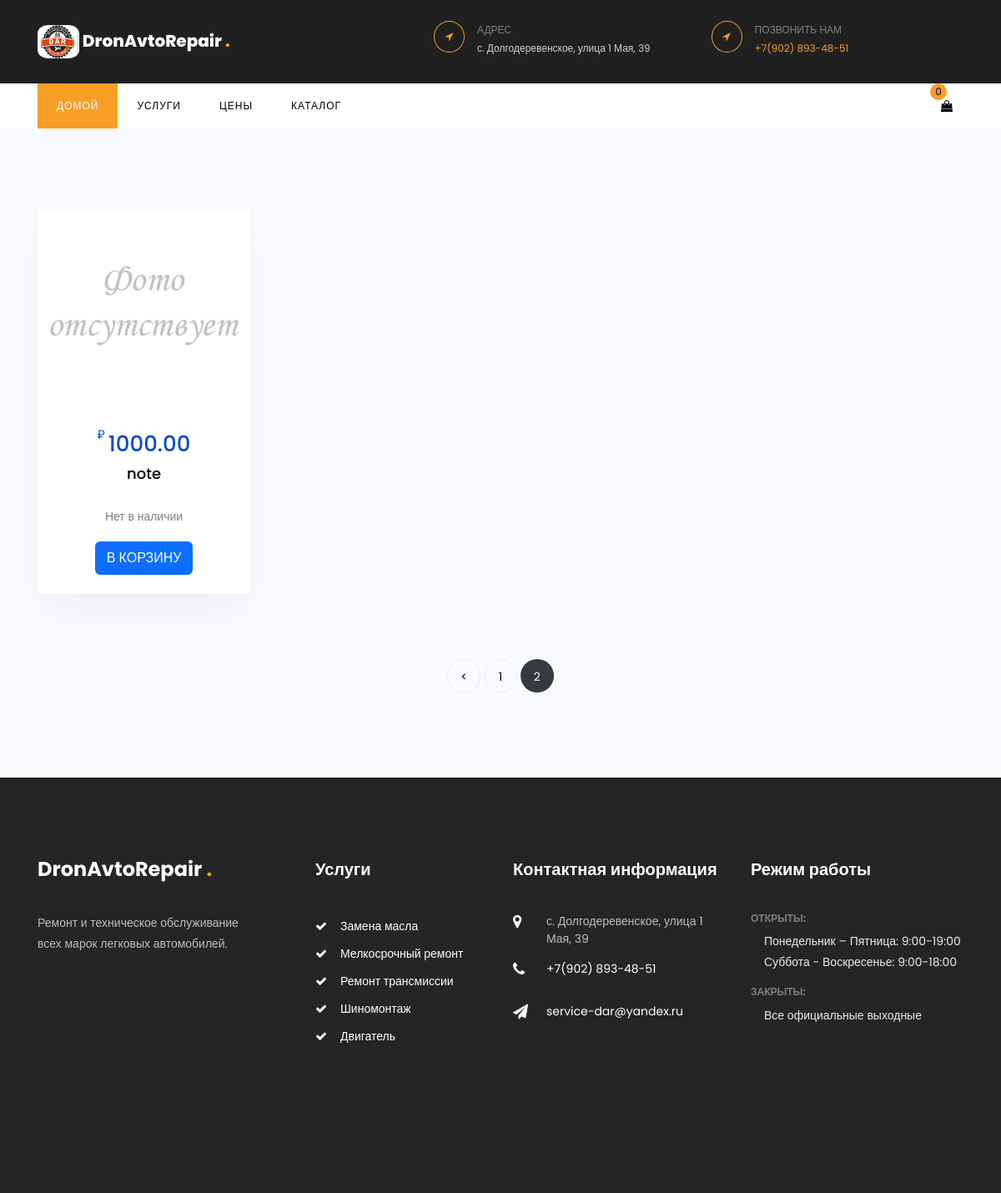
/catalog?page=3, run on an earlier commit of the app's database.
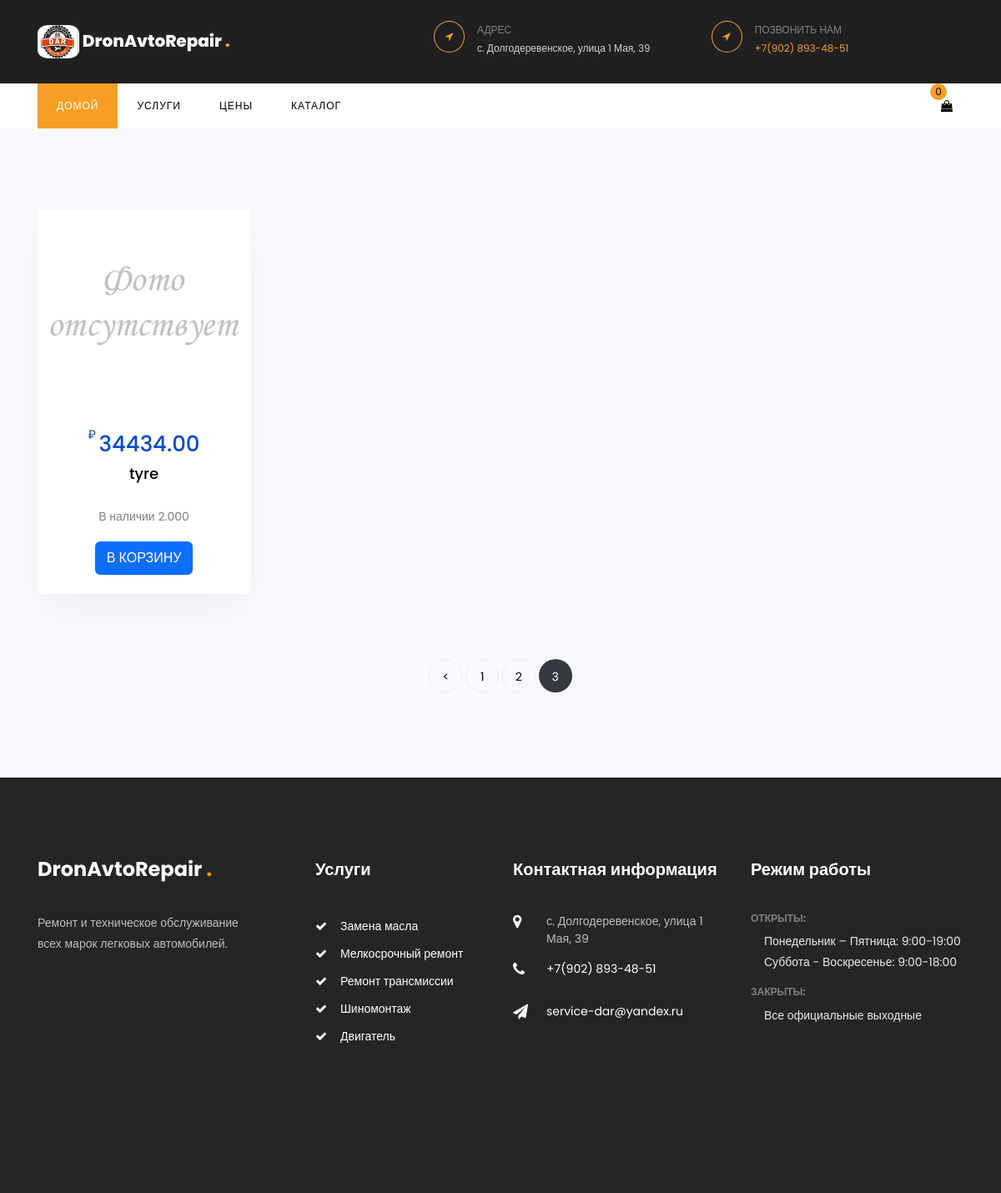
And on a later commit of the database.
### products/models.py (models this page shows, shortened)
class Product(models.Model):
    name = models.CharField(max_length=100, blank=True, null=True, default=None)
    article = models.CharField(max_length=25, blank=True, null=True, default=None)
    description = models.TextField(blank=True, null=True, default=None)
    category = models.ForeignKey(ProductCategory, on_delete=models.DO_NOTHING, blank=True, null=True, default=None)
    unit = models.ForeignKey(ProductUnit, on_delete=models.DO_NOTHING, blank=True, null=True, default=None)
    discount = models.DecimalField(max_digits=5, decimal_places=2, default=0)
    price = models.DecimalField(max_digits=15, decimal_places=2, default=0)
    leftover = models.DecimalField(max_digits=15, decimal_places=3, default=0)
    id_1c = models.CharField(max_length=100, blank=True, null=True, default=None)
    code = models.CharField(max_length=11, blank=True, null=True, default=None)
    is_deleted = models.BooleanField(default=False)
    created = models.DateTimeField(auto_now_add=True, auto_now=False)
    updated = models.DateTimeField(auto_now_add=False, auto_now=True)
    def get_absolute_url(self):
        return reverse('product', args=[self.id])
    class Meta:
        ordering = ['id']

### catalog/views.py (the view)
# urls.py: path('catalog', views.catalog, name='catalog'),
def catalog(request):
    products_images = []
    products = Product.objects.all()
    paginator = Paginator(products, 1)
    page_number = request.GET.get('page')
    page_obj = paginator.get_page(page_number)
    cart = Cart(request)
    cart_add_form = CartAddProductForm(initial={'quantity': 1})
    for product in page_obj:
        images = ProductImage.objects.filter(product=product).order_by('-is_main')
        image = images[0].image if images.exists() else None
        products_images.append({'product': product, 'image': image})
    return render(request, 'catalog/catalog.html', {'products_images': products_images,
                                                    'cart': cart,
                                                    'cart_add_form': cart_add_form,
                                                    'page_obj': page_obj})

### cart/cart.py (called while the page is built)
    def __len__(self):
        return sum(item['quantity'] for item in self.cart.values())

### cart/context_processors.py (called while the page is built)
def cart(request):
    return {'cart': Cart(request)}

### indexpage/templates/catalog/catalog.html (shortened to what this page needs)
{% extends 'indexpage/base.html' %}
{% block body %}
<section class="ftco-section bg-light">
    <div class="container">
        <div class="row">
            {% for product_image in products_images %}
                {% include 'catalog/product_item.html' %}
            {% endfor %}
        </div>
        {% if page_obj.has_other_pages %}
            <div class="row mt-5">
                <div class="col-md-12 text-center">
                    <div class="site-block-27">
                        <ul>
                            {% if page_obj.has_previous %}
                                <li>
                                    <a href="?page={{ page_obj.previous_page_number }}">&lt;</a>
                                </li>
                            {% endif %}
                            {% for p in page_obj.paginator.page_range %}
                                {% if page_obj.number == p %}
                                    <li class="active">
                                        <span>{{ p }}</span>
                                    </li>
                                {% elif p >= page_obj.number|add:-3 and p <= page_obj.number|add:3 %}
                                    <li>
                                        <a href="?page={{ p }}">{{ p }}</a>
                                    </li>
                                {% endif %}
                            {% endfor %}
                        </ul>
                    </div>
                </div>
            </div>
        {% endif %}
    </div>
</section>
{% endblock %}

### indexpage/templates/indexpage/base.html (shortened to what this page needs)
<!doctype html>
<html lang="en">
  <head>
    <link href="https://cdn.jsdelivr.net/npm/bootstrap@5.2.3/dist/css/bootstrap.min.css" rel="stylesheet">
    <link href="https://stackpath.bootstrapcdn.com/font-awesome/4.7.0/css/font-awesome.min.css" rel="stylesheet">
    {% load static %}
    <link rel="stylesheet" href="{% static 'css/animate.css' %}">
    <link rel="stylesheet" href="{% static 'css/owl.carousel.min.css' %}">
    <link rel="stylesheet" href="{% static 'css/owl.theme.default.min.css' %}">
    <link rel="stylesheet" href="{% static 'css/style.css' %}">
    <link rel="stylesheet" href="{% static 'css/flaticon.css' %}">
    <link rel="stylesheet" href="{% static 'css/icomoon.css' %}">
  </head>
  <body>
    <div class="wrap">
      <div class="container">
        <div class="row justify-content-between">
          <div class="col-md-3 d-flex align-items-center">
            <a class="navbar-brand" href="/">
              <img src="{% static 'img/DAR.jpeg' %}" class="logo" alt="">
              DronAvtoRepair
              <span>.</span>
            </a>
          </div>
          <div class="col-md-7">
            <div class="row">
              <div class="col">
                <div class="top-wrap d-flex">
                  <div class="icon d-flex align-items-center justify-content-center">
                    <span class="fa fa-location-arrow">
                    </span>
                  </div>
                  <div class="text">
                    <span>Адрес</span>
                    <span>с. Долгодеревенское, улица 1 Мая, 39</span>
                  </div>
                </div>
              </div>
              <div class="col">
                <div class="top-wrap d-flex">
                  <div class="icon d-flex align-items-center justify-content-center">
                    <span class="fa fa-location-arrow">
                    </span>
                  </div>
                  <div class="text">
                    <span>Позвонить нам</span>
                    <a href="tel:+79028934851">+7(902) 893-48-51</a>
                  </div>
                </div>
              </div>
            </div>
          </div>
        </div>
      </div>
    </div>
    {% include 'navbar.html' %}
    {% block body %}
    {% endblock %}
    {% include 'footer.html' %}
  </body>
</html>

### indexpage/templates/navbar.html (shortened to what this page needs)
{% load static %}
<nav id="ftco-navbar" class="navbar navbar-expand-lg navbar-dark ftco_navbar bg-dark ftco-navbar-light">
  <div class="container">
    <div id="ftco-nav" class="navbar-collapse collapse">
      <ul class="navbar-nav mr-auto">
        <li class="nav-item active">
          <a class="nav-link" href="/">
            Домой
          </a>
        </li>
        <li class="nav-item">
          <a href="/services" class="nav-link">
            Услуги
          </a>
        </li>
        <li class="nav-item">
          <a class="nav-link" href="/prices">
            Цены
          </a>
        </li>
        <li class="nav-item">
          <a class="nav-link" href="/catalog">
            Каталог
          </a>
        </li>
      </ul>
    </div>
    <div class="icons">
      <a href="/cart" class="icons-btn d-inline-block bag">
        <span class="icon-shopping-bag"></span>
        <span id="basket_total" class="number">{{ cart|length }}</span>
      </a>
    </div>
  </div>
</nav>

### indexpage/templates/catalog/product_item.html (shortened to what this page needs)
{% load static %}
<div class="col-md-6 col-lg-3">
    <div class="product-item">
        <div class="text-center">
            <a class="block-20" href="{{ product_image.product.get_absolute_url }}"
                style="background-image: url('{% if product_image.image %}{{ product_image.image.url }}{% else %}{% static 'img/no_image.png' %}{% endif %}');"></a>
            <span class="price">
                <sup>₽</sup>
                <span class="number">{{ product_image.product.price }}</span>
            </span>
            <div class="text">
                <h3 class="heading">
                    <a href="{{ product_image.product.get_absolute_url }}">
                        {{ product_image.product.name }}
                    </a>
                </h3>
            </div>
            <div class="pricing-text">
                <p>
                    {% if product_image.product.leftover %}
                        В наличии {{ product_image.product.leftover }}
                    {% else %}
                        Нет в наличии
                    {% endif %}
                </p>
            </div>
            <form class="add-to-cart"
                  action="{% url 'cart:cart_add' product_image.product.id %}" method="post">
                <button type="submit" class="btn btn-primary btn-md btn-block">
                    В корзину
                </button>
            </form>
        </div>
    </div>
</div>

### indexpage/templates/footer.html
<footer class="footer ftco-section">
    <div class="container">
        <div class="row mb-5">
            <div class="col-md-6 col-lg">
                <div class="ftco-footer-widget mb-4">
                    <h2 class="logo">
                        <a href="/">
                            DronAvtoRepair
                            <span>.</span>
                        </a>
                    </h2>
                    <p>Ремонт и техническое обслуживание всех марок легковых автомобилей.</p>
                </div>
            </div>
            <div class="col-md-6 col-lg">
                <div class="ftco-footer-widget mb-4 ml-md-5">
                    <h2 class="ftco-heading-2">Услуги</h2>
                    <ul class="list-unstyled">
                        <li><a href="#" class="py-1 d-block"><span class="fa fa-check mr-3"></span>Замена масла</a></li>
                        <li><a href="#" class="py-1 d-block"><span class="fa fa-check mr-3"></span>Мелкосрочный ремонт</a></li>
                        <li><a href="#" class="py-1 d-block"><span class="fa fa-check mr-3"></span>Ремонт трансмиссии</a></li>
                        <li><a href="#" class="py-1 d-block"><span class="fa fa-check mr-3"></span>Шиномонтаж</a></li>
                        <li><a href="#" class="py-1 d-block"><span class="fa fa-check mr-3"></span>Двигатель</a></li>
                    </ul>
                </div>
            </div>
            <div class="col-md-6 col-lg">
                <div class="ftco-footer-widget mb-4">
                    <h2 class="ftco-heading-2">Контактная информация</h2>
                    <div class="block-23 mb-3">
                        <ul>
                            <li><span class="icon fa fa-map-marker"></span><span class="text"> с. Долгодеревенское, улица 1 Мая, 39</span></li>
                            <li><a href="tel:+79028934851"><span class="icon fa fa-phone"></span><span class="text"> +7(902) 893-48-51</span></a></li>
                            <li><a href="#"><span class="icon fa fa-paper-plane"></span><span class="text"> service-dar@yandex.ru</span></a></li>
                        </ul>
                    </div>
                </div>
            </div>
            <div class="col-md-6 col-lg">
                <div class="ftco-footer-widget mb-4">
                    <h2 class="ftco-heading-2">Режим работы</h2>
                    <div class="opening-hours">
                        <h4>Открыты:</h4>
                        <p class="pl-3">
                            <span>Понедельник – Пятница: 9:00-19:00</span>
                            <span>Суббота - Воскресенье: 9:00-18:00</span>
                        </p>
                        <h4>Закрыты:</h4>
                        <p class="pl-3">
                            <span>Все официальные выходные</span>
                        </p>
                    </div>
                </div>
            </div>
        </div>
    </div>
</footer>

### static/static_dev/css/icomoon.css (style rules this page uses)
[class^="icon-"], [class*=" icon-"] { font-family: 'icomoon' !important; speak: none; font-style: normal; font-weight: normal; font-variant: normal; text-transform: none; line-height: 1; -webkit-font-smoothing: antialiased; -moz-osx-font-smoothing: grayscale; }
.icon-shopping-bag:before { content: "\f290"; }

What changed in the data, as far as the page shows it:
no longer on this page (row unchanged): Product: product.price "1000.00", product.name "note", leftover "Нет в наличии"
added Product: product.price "34434.00", product.name "tyre", product.leftover "2.000"
Also different on the page:
list line gone: "2"
new list line: "2"
new list line: "3"
